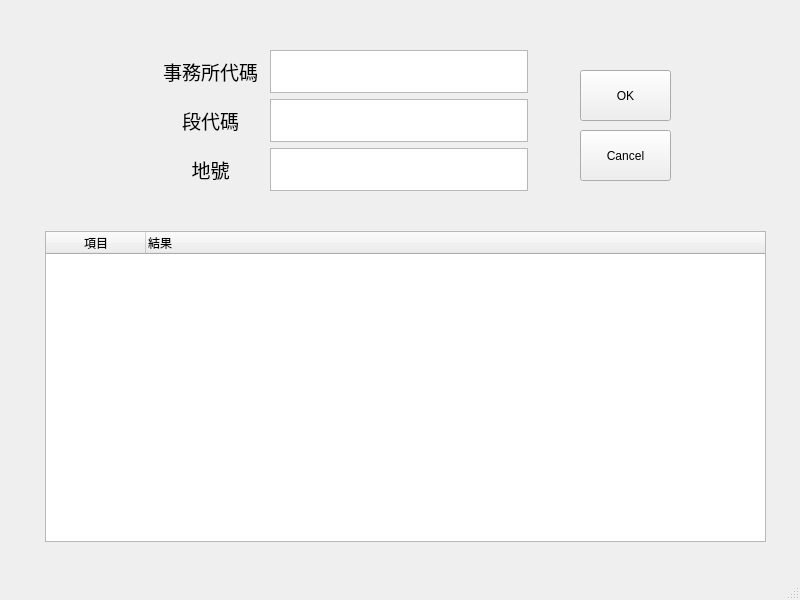
<?xml version="1.0" encoding="UTF-8"?>
<ui version="4.0">
 <class>MainWindow</class>
 <widget class="QMainWindow" name="MainWindow">
  <property name="geometry">
   <rect>
    <x>0</x>
    <y>0</y>
    <width>800</width>
    <height>600</height>
   </rect>
  </property>
  <property name="windowTitle">
   <string>MainWindow</string>
  </property>
  <widget class="QWidget" name="centralwidget">
   <widget class="QPushButton" name="pushButton_OK">
    <property name="geometry">
     <rect>
      <x>580</x>
      <y>70</y>
      <width>91</width>
      <height>51</height>
     </rect>
    </property>
    <property name="text">
     <string>OK</string>
    </property>
   </widget>
   <widget class="QPushButton" name="pushButton_Cancel">
    <property name="geometry">
     <rect>
      <x>580</x>
      <y>130</y>
      <width>91</width>
      <height>51</height>
     </rect>
    </property>
    <property name="text">
     <string>Cancel</string>
    </property>
   </widget>
   <widget class="QTreeWidget" name="treeWidget">
    <property name="geometry">
     <rect>
      <x>45</x>
      <y>231</y>
      <width>721</width>
      <height>311</height>
     </rect>
    </property>
    <column>
     <property name="text">
      <string>項目</string>
     </property>
     <property name="textAlignment">
      <set>AlignCenter</set>
     </property>
    </column>
    <column>
     <property name="text">
      <string>結果</string>
     </property>
    </column>
   </widget>
   <widget class="QWidget" name="">
    <property name="geometry">
     <rect>
      <x>160</x>
      <y>50</y>
      <width>101</width>
      <height>141</height>
     </rect>
    </property>
    <layout class="QVBoxLayout" name="verticalLayout">
     <item>
      <widget class="QLabel" name="label">
       <property name="cursor">
        <cursorShape>ArrowCursor</cursorShape>
       </property>
       <property name="frameShape">
        <enum>QFrame::NoFrame</enum>
       </property>
       <property name="text">
        <string>&lt;html&gt;&lt;head/&gt;&lt;body&gt;&lt;p&gt;&lt;span style=&quot; font-size:14pt;&quot;&gt;事務所代碼&lt;/span&gt;&lt;/p&gt;&lt;/body&gt;&lt;/html&gt;</string>
       </property>
       <property name="alignment">
        <set>Qt::AlignCenter</set>
       </property>
       <property name="wordWrap">
        <bool>false</bool>
       </property>
      </widget>
     </item>
     <item>
      <widget class="QLabel" name="label_2">
       <property name="cursor">
        <cursorShape>ArrowCursor</cursorShape>
       </property>
       <property name="frameShape">
        <enum>QFrame::NoFrame</enum>
       </property>
       <property name="text">
        <string>&lt;html&gt;&lt;head/&gt;&lt;body&gt;&lt;p&gt;&lt;span style=&quot; font-size:14pt;&quot;&gt;段代碼&lt;/span&gt;&lt;/p&gt;&lt;/body&gt;&lt;/html&gt;</string>
       </property>
       <property name="alignment">
        <set>Qt::AlignCenter</set>
       </property>
       <property name="wordWrap">
        <bool>false</bool>
       </property>
      </widget>
     </item>
     <item>
      <widget class="QLabel" name="label_3">
       <property name="cursor">
        <cursorShape>ArrowCursor</cursorShape>
       </property>
       <property name="frameShape">
        <enum>QFrame::NoFrame</enum>
       </property>
       <property name="text">
        <string>&lt;html&gt;&lt;head/&gt;&lt;body&gt;&lt;p&gt;&lt;span style=&quot; font-size:14pt;&quot;&gt;地號&lt;/span&gt;&lt;/p&gt;&lt;/body&gt;&lt;/html&gt;</string>
       </property>
       <property name="alignment">
        <set>Qt::AlignCenter</set>
       </property>
       <property name="wordWrap">
        <bool>false</bool>
       </property>
      </widget>
     </item>
    </layout>
   </widget>
   <widget class="QWidget" name="">
    <property name="geometry">
     <rect>
      <x>270</x>
      <y>50</y>
      <width>258</width>
      <height>141</height>
     </rect>
    </property>
    <layout class="QVBoxLayout" name="verticalLayout_2">
     <item>
      <widget class="QTextEdit" name="textEdit_UNIT"/>
     </item>
     <item>
      <widget class="QTextEdit" name="textEdit_SEC"/>
     </item>
     <item>
      <widget class="QTextEdit" name="textEdit_NO"/>
     </item>
    </layout>
   </widget>
  </widget>
  <widget class="QMenuBar" name="menubar">
   <property name="geometry">
    <rect>
     <x>0</x>
     <y>0</y>
     <width>800</width>
     <height>21</height>
    </rect>
   </property>
  </widget>
  <widget class="QStatusBar" name="statusbar"/>
 </widget>
 <resources/>
 <connections/>
</ui>
